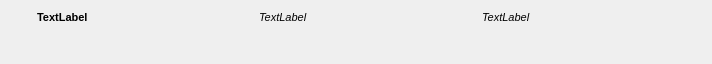
<?xml version="1.0" encoding="UTF-8"?>
<ui version="4.0">
 <class>ItemComentario</class>
 <widget class="QWidget" name="ItemComentario">
  <property name="geometry">
   <rect>
    <x>0</x>
    <y>0</y>
    <width>712</width>
    <height>64</height>
   </rect>
  </property>
  <property name="minimumSize">
   <size>
    <width>0</width>
    <height>40</height>
   </size>
  </property>
  <property name="windowTitle">
   <string>Form</string>
  </property>
  <layout class="QHBoxLayout" name="horizontalLayout_2">
   <item>
    <layout class="QVBoxLayout" name="verticalLayout">
     <item>
      <widget class="QPushButton" name="buttonUpvote">
       <property name="minimumSize">
        <size>
         <width>20</width>
         <height>20</height>
        </size>
       </property>
       <property name="maximumSize">
        <size>
         <width>20</width>
         <height>20</height>
        </size>
       </property>
       <property name="text">
        <string/>
       </property>
       <property name="icon">
        <iconset>
         <normaloff>upvote.png</normaloff>upvote.png</iconset>
       </property>
       <property name="iconSize">
        <size>
         <width>15</width>
         <height>14</height>
        </size>
       </property>
       <property name="checkable">
        <bool>true</bool>
       </property>
       <property name="autoExclusive">
        <bool>true</bool>
       </property>
       <property name="flat">
        <bool>true</bool>
       </property>
      </widget>
     </item>
     <item>
      <widget class="QPushButton" name="buttonDownvote">
       <property name="minimumSize">
        <size>
         <width>20</width>
         <height>20</height>
        </size>
       </property>
       <property name="maximumSize">
        <size>
         <width>20</width>
         <height>20</height>
        </size>
       </property>
       <property name="text">
        <string/>
       </property>
       <property name="icon">
        <iconset>
         <normaloff>downvote.png</normaloff>downvote.png</iconset>
       </property>
       <property name="iconSize">
        <size>
         <width>15</width>
         <height>14</height>
        </size>
       </property>
       <property name="checkable">
        <bool>true</bool>
       </property>
       <property name="autoExclusive">
        <bool>true</bool>
       </property>
       <property name="flat">
        <bool>true</bool>
       </property>
      </widget>
     </item>
     <item>
      <spacer name="verticalSpacer">
       <property name="orientation">
        <enum>Qt::Vertical</enum>
       </property>
       <property name="sizeHint" stdset="0">
        <size>
         <width>20</width>
         <height>40</height>
        </size>
       </property>
      </spacer>
     </item>
    </layout>
   </item>
   <item>
    <layout class="QVBoxLayout" name="verticalLayout_2">
     <item>
      <layout class="QHBoxLayout" name="horizontalLayout">
       <item>
        <widget class="QLabel" name="labelRedditor">
         <property name="font">
          <font>
           <pointsize>8</pointsize>
           <weight>75</weight>
           <bold>true</bold>
          </font>
         </property>
         <property name="text">
          <string>TextLabel</string>
         </property>
        </widget>
       </item>
       <item>
        <widget class="QLabel" name="labelScore">
         <property name="font">
          <font>
           <pointsize>8</pointsize>
           <italic>true</italic>
          </font>
         </property>
         <property name="text">
          <string>TextLabel</string>
         </property>
        </widget>
       </item>
       <item>
        <widget class="QLabel" name="labelTime">
         <property name="font">
          <font>
           <pointsize>8</pointsize>
           <italic>true</italic>
          </font>
         </property>
         <property name="text">
          <string>TextLabel</string>
         </property>
        </widget>
       </item>
      </layout>
     </item>
     <item>
      <widget class="QLabel" name="labelComentario">
       <property name="sizePolicy">
        <sizepolicy hsizetype="Expanding" vsizetype="Expanding">
         <horstretch>0</horstretch>
         <verstretch>0</verstretch>
        </sizepolicy>
       </property>
       <property name="alignment">
        <set>Qt::AlignLeading|Qt::AlignLeft|Qt::AlignTop</set>
       </property>
       <property name="wordWrap">
        <bool>true</bool>
       </property>
       <property name="margin">
        <number>3</number>
       </property>
      </widget>
     </item>
    </layout>
   </item>
   <item>
    <spacer name="horizontalSpacer_2">
     <property name="orientation">
      <enum>Qt::Horizontal</enum>
     </property>
     <property name="sizeType">
      <enum>QSizePolicy::Fixed</enum>
     </property>
     <property name="sizeHint" stdset="0">
      <size>
       <width>3</width>
       <height>20</height>
      </size>
     </property>
    </spacer>
   </item>
  </layout>
 </widget>
 <resources/>
 <connections/>
</ui>
